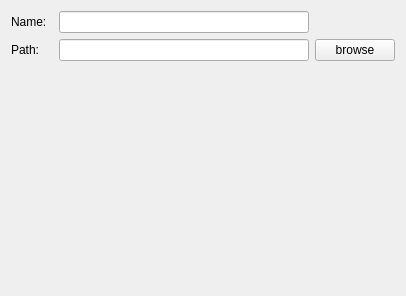
<?xml version="1.0" encoding="UTF-8"?>
<ui version="4.0">
 <class>GDProjectSetWizardPage</class>
 <widget class="QWizardPage" name="GDProjectSetWizardPage">
  <property name="geometry">
   <rect>
    <x>0</x>
    <y>0</y>
    <width>406</width>
    <height>296</height>
   </rect>
  </property>
  <property name="windowTitle">
   <string>设置项目配置</string>
  </property>
  <layout class="QGridLayout" name="gridLayout_2">
   <item row="0" column="0">
    <layout class="QGridLayout" name="gridLayout">
     <property name="leftMargin">
      <number>0</number>
     </property>
     <property name="topMargin">
      <number>0</number>
     </property>
     <property name="rightMargin">
      <number>0</number>
     </property>
     <property name="bottomMargin">
      <number>0</number>
     </property>
     <item row="0" column="0">
      <widget class="QLabel" name="Name">
       <property name="text">
        <string>Name:  </string>
       </property>
      </widget>
     </item>
     <item row="1" column="2">
      <widget class="QPushButton" name="pBtnBrowse">
       <property name="text">
        <string>browse</string>
       </property>
      </widget>
     </item>
     <item row="1" column="1">
      <widget class="QLineEdit" name="lEditPath"/>
     </item>
     <item row="1" column="0">
      <widget class="QLabel" name="Path">
       <property name="text">
        <string>Path:</string>
       </property>
      </widget>
     </item>
     <item row="0" column="1">
      <widget class="QLineEdit" name="lEditName"/>
     </item>
     <item row="2" column="1">
      <widget class="QLabel" name="LabelTips">
       <property name="text">
        <string/>
       </property>
       <property name="alignment">
        <set>Qt::AlignmentFlag::AlignCenter</set>
       </property>
      </widget>
     </item>
    </layout>
   </item>
  </layout>
 </widget>
 <resources/>
 <connections/>
</ui>
